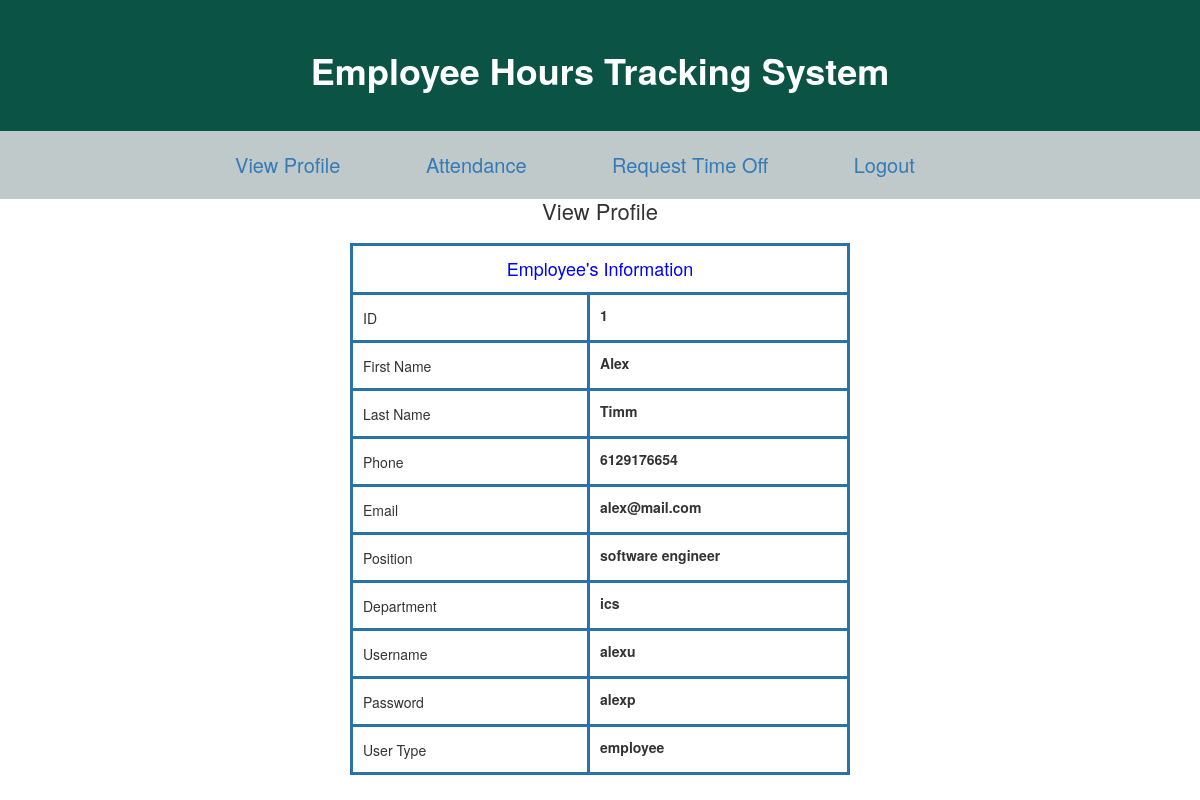
Screenshot of /user_view_profile.php (signed in) with the database file from the repository.
### tables this page shows
CREATE TABLE `employee` (
  `emp_ID` int(11) NOT NULL,
  `emp_fname` varchar(45) NOT NULL,
  `emp_lname` varchar(45) NOT NULL,
  `emp_phone` varchar(20) NOT NULL,
  `emp_email` varchar(45) NOT NULL,
  `emp_position` varchar(45) NOT NULL,
  `emp_department` varchar(25) NOT NULL,
  `login_ID_FK` int(11) NOT NULL
);

CREATE TABLE `user` (
  `login_ID` int(11) NOT NULL,
  `username` varchar(45) NOT NULL,
  `password` varchar(45) NOT NULL,
  `user_type` int(11) NOT NULL
);

### user_profile.php (called while the page is built, shortened)
<?php
include("database_connection.php");
    $search_Query = "SELECT employee.*, user.username, user.password, user.user_type
	FROM employee
	INNER JOIN user ON employee.emp_ID = user.login_ID
	WHERE employee.emp_ID = '{$_SESSION["employee_id"]}'";
    $search_Result = mysqli_query($conn, $search_Query);
    if($search_Result){
        if(mysqli_num_rows($search_Result)){
            while($row = mysqli_fetch_array($search_Result)){
                $id = $row['emp_ID'];
                $fname = $row['emp_fname'];
                $lname = $row['emp_lname'];
				$phone = $row['emp_phone'];
				$email = $row['emp_email'];
                $position = $row['emp_position'];
				$department = $row['emp_department'];
				$username = $row['username'];
				$password = $row['password'];
				if ($row['user_type'] == 2) {
					$usertype = 'employee';
				}
				else {
					$usertype = 'manager';
				}
            }
        }else{
            echo 'No Data For This Id';
        }
    }else{
        echo 'Result Error';
    }
?>

### user_view_profile.php (the view, shortened to what this page needs)
<?php
include ("user_profile.php");
?>
<!Doctype html>
<html>
   <head>
		<link rel="stylesheet" href="https://maxcdn.bootstrapcdn.com/bootstrap/3.3.7/css/bootstrap.min.css">
		<link rel="stylesheet" href="https://maxcdn.bootstrapcdn.com/bootstrap/3.3.7/css/bootstrap-theme.min.css">
       <link rel="stylesheet" href="view_profile+pto_request.css">
   </head>
<body>
<header>
	<div class="tit">
		<h1><b>Employee Hours Tracking System</b></h1>
	</div>
</header>
    <div>
       <ul class="nav">
			<li><a href="user_view_profile.php">View Profile</a></li>
            <li><a href="user_attendance.php">Attendance</a></li>
            <li><a href="user_pto.php">Request Time Off</a></li>
            <li><a href="logout.php">Logout</a></li>
        </ul>
    </div>
	<h2>View Profile</h2>
	<form action="user_view_profile.php" method="post">
		<table bgcolor="#C4C4C4" align="center" width="500" border="0">
			<tr>
			<td align="center"colspan="2">
				<font color="#0000FF" size="4">Employee's Information</font>
			</td>
			</tr>
			<tr>
			<td>ID</td>
			<td><label><?php echo $id;?></label></td>
			</tr>
			<tr>
			<td>First Name</td>
			<td><label><?php echo $fname;?></label></td>
			</tr>
			<tr>
			<td>Last Name</td>
			<td><label><?php echo $lname;?></label></td>
			</tr>
			<tr>
			<td>Phone</td>
			<td><label><?php echo $phone;?></label></td>
			</tr>
			<tr>
			<td>Email </td>
			<td><label><?php echo $email;?></label></td>
			</tr>
			<tr>
			<td>Position</td>
			<td><label><?php echo $position;?></label></td>
			</tr>
			<tr>
			<td>Department</td>
			<td><label><?php echo $department;?></label></td>
			</tr>
			<tr>
			<td>Username</td>
			<td><label><?php echo $username;?></label></td>
			</tr>
			<tr>
			<td>Password</td>
			<td><label><?php echo $password;?></label></td>
			</tr>
			<tr>
			<td>User Type</td>
			<td><label><?php echo $usertype;?></label></td>
			</tr>
		</table>
	</form>
</body>
</html>

### view_profile+pto_request.css (style rules this page uses)
.nav { background-color: #BFC9CA; color: black; font-size: 20px; list-style: none; text-align: center; padding: 10px; margin-top: 0px; }
.nav > li { display: inline-block; padding-right: 50px; }
h2 { margin: 0; padding: 0 0 20px; text-align: center; font-size: 22px; }
.tit { text-align: center; background:#0B5345 ; color: white; margin: auto; padding: 30px; }
.table, th, td, tr { border: solid #2874A6; padding: 10px; margin: 5px; width: 900px; }

### rows the page displays
employee: emp_ID "1", emp_fname "Alex", emp_lname "Timm", emp_phone "6129176654", emp_email "alex@mail.com", emp_position "software engineer", emp_department "ics", login_ID_FK.username "alexu", login_ID_FK.password "alexp", login_ID_FK.user_type "employee"
